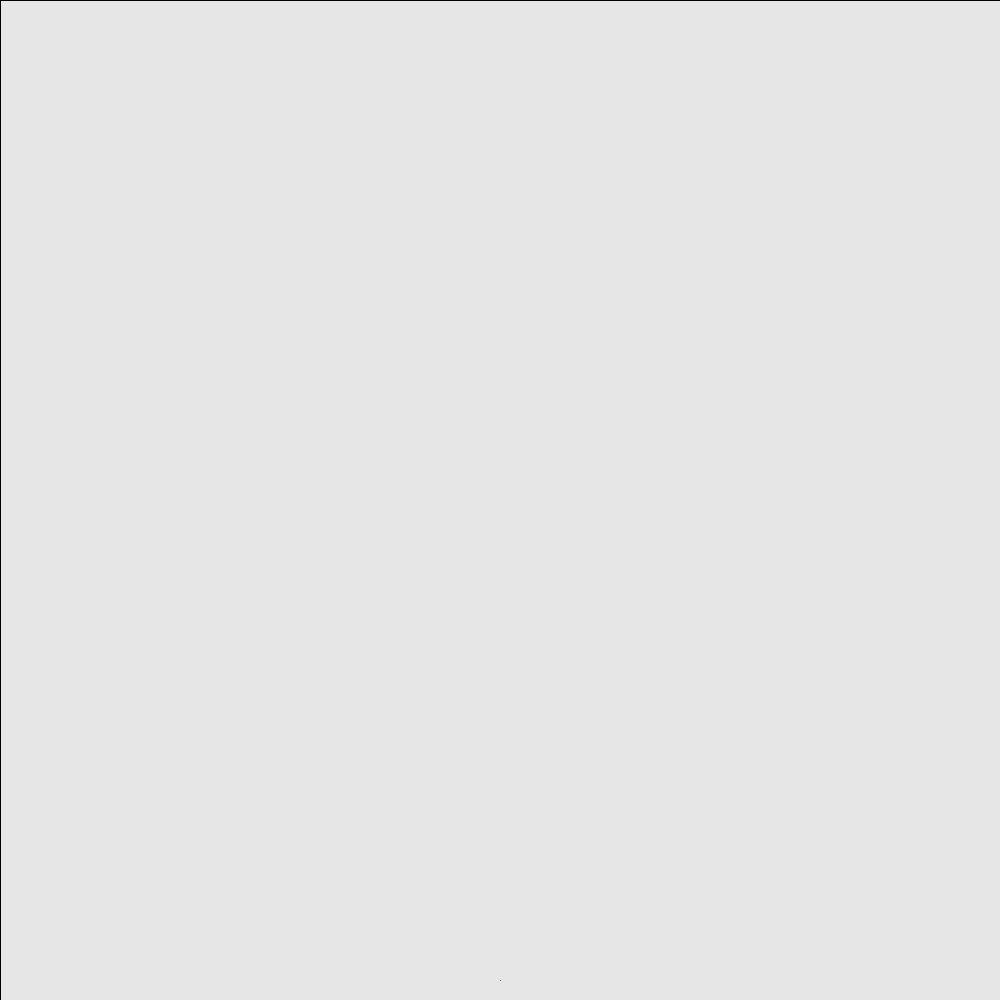
Frame 1 (no input)
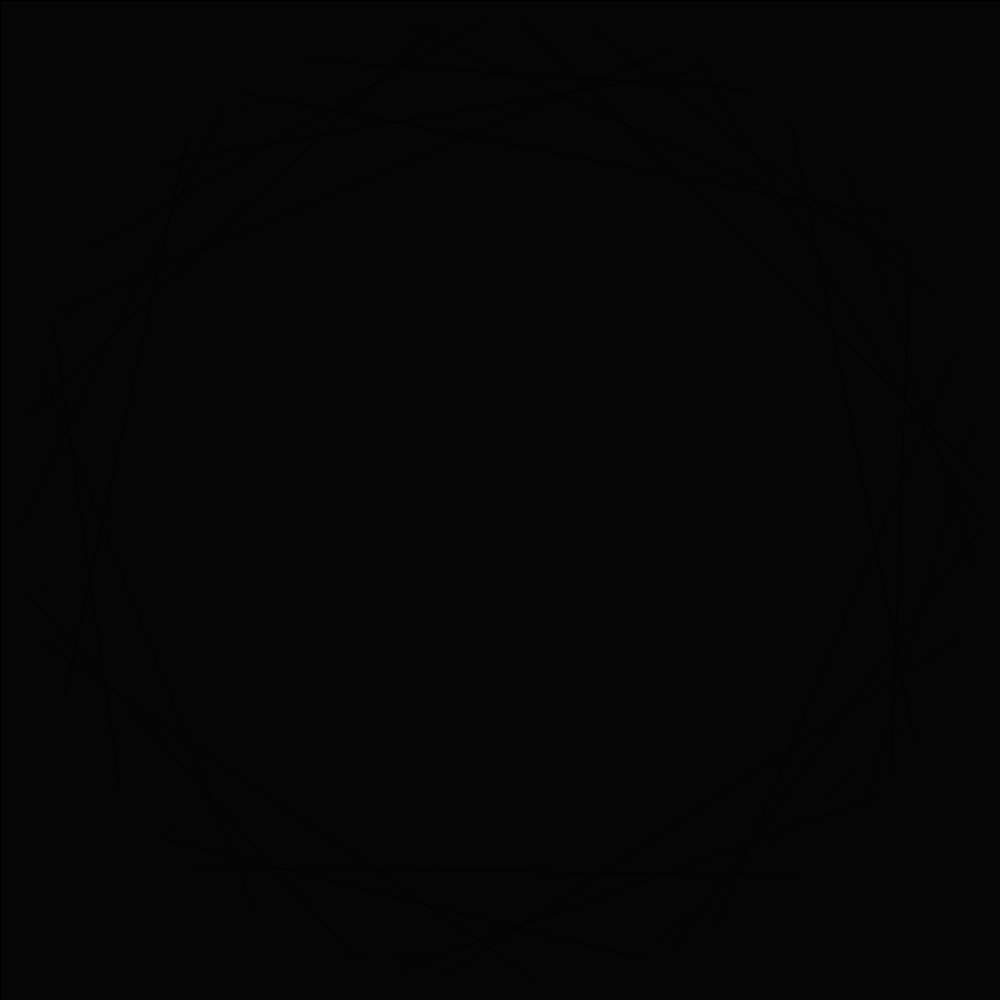
Frame 60 (the mouse pressed at the canvas centre just before this capture)
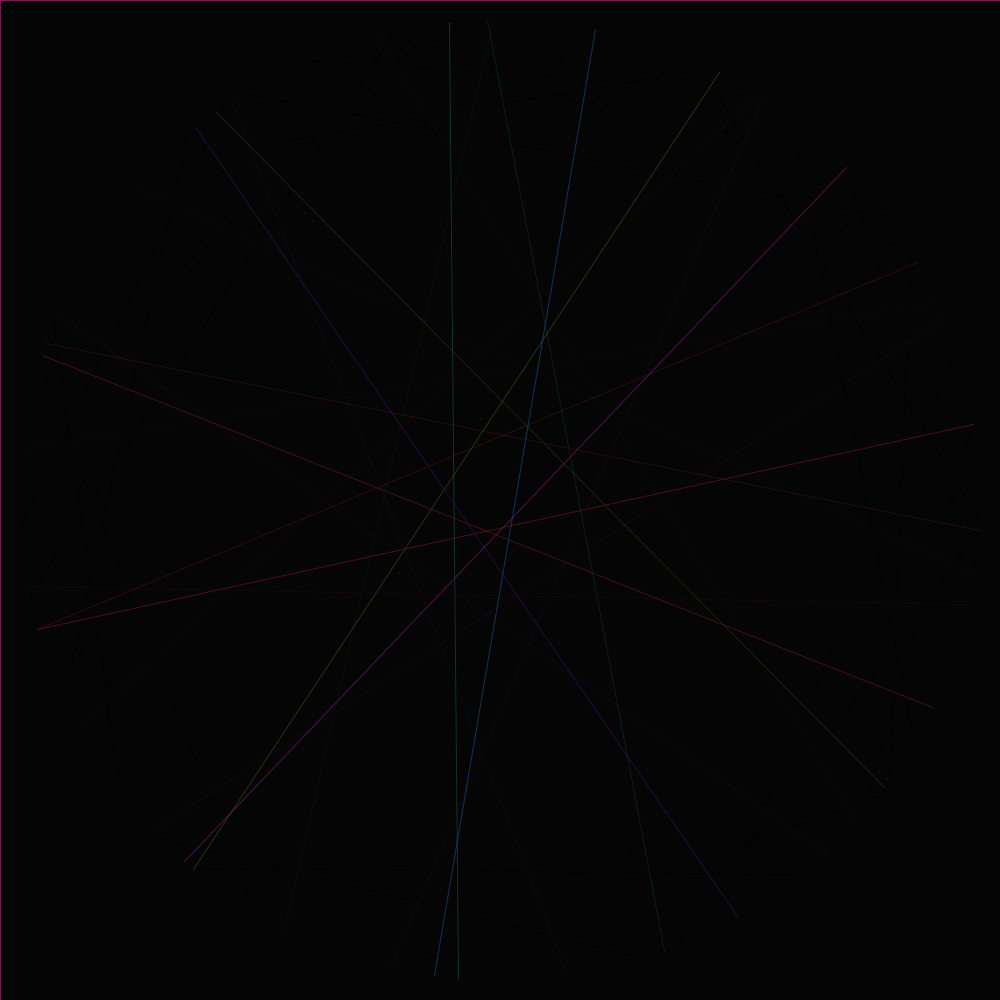
Frame 120 (the mouse held since frame 60 and released just before this capture)

The Processing sketch that drew these frames (run headless with seeded random() and noise(); from frame 60 on, the mouse is pressed at the canvas centre):

// Processing sketch: processing_62891
// ── processing_62891.pde

float x, y, co = 0;
float sine, cose, sine2, cose2;
float mous, mousY;

void setup() {
  size(1000, 1000);
  background(255);
  colorMode(HSB, 100);
  strokeWeight(1);
  smooth();
  
}


void draw()  {
  fill(0, 10);
  rect(0,0, width, height);
  
sine = map(sin(x), -1, 1, 20, width - 20);
cose = map(cos(x), -1, 1, 20, height - 20);

sine2 = map(sin(y), -1, 1, 20, width - 20);
cose2 = map(cos(y), -1, 1, 20, height - 20);

stroke(co, 80, mous, 70);
line(sine, cose, sine2, cose2);

x = x + noise(0.01);
y = y + noise(1.9, 200);
co = map(sin(x), -1, 1, 0, 99);
mous = map(mouseX, 0, width, 0, 99);


if(co > 100)   {
  co = 0;
}


}
void mousePressed()  {
  save("beutiful_pattern.jpeg");
}
